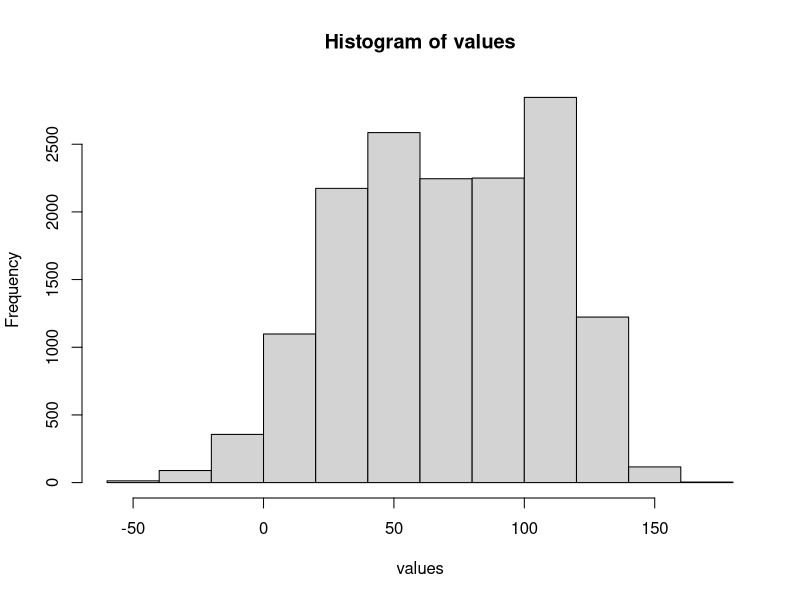

Reproduce this figure in R.
x11()

set.seed(280872)

values <- c(rnorm(10000, 50, 30),
            rnorm( 5000,110, 15))        

hist(values)

# wait for mouse click or enter pressed
z <- locator(1)
